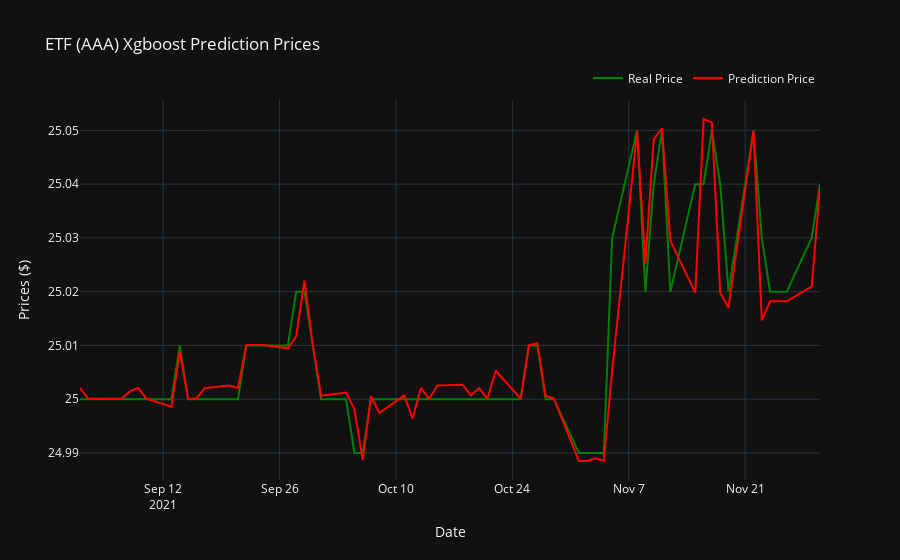

Notebook cell for this chart:
### Code cell
# Graph Prediciton Data
for_graph = y_valid
for_graph["Prediction"] = pred

# Graph of Prediction
pred_graph = go.Figure()
pred_graph.add_trace(go.Scatter(x = for_graph.index, y = for_graph["close"], name = "Real Price", marker_color = "green"))
pred_graph.add_trace(go.Scatter(x = for_graph.index, y = for_graph["Prediction"], name = "Prediction Price", marker_color = "red"))
pred_graph.update_layout(title = f"ETF (AAA) Xgboost Prediction Prices", legend = dict(orientation="h",yanchor="bottom",y=1.02,xanchor="right",x=1),template ="plotly_dark")
pred_graph.update_xaxes(title = "Date")
pred_graph.update_yaxes(title ="Prices ($)")
pred_graph.show()
